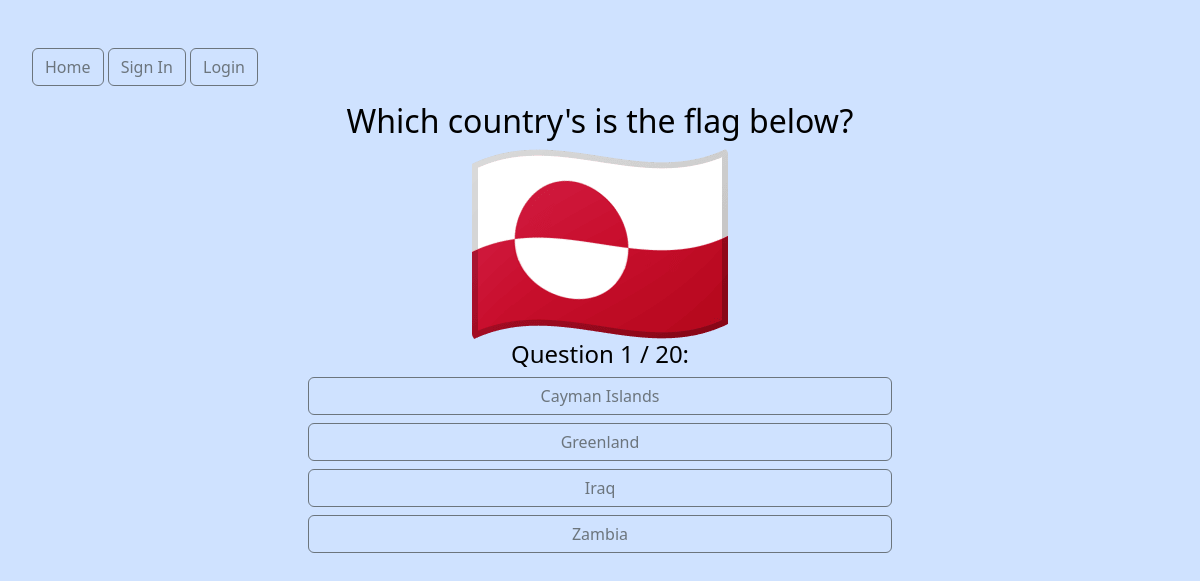
/home/, run on the app's committed database.
### flags/models.py (models this page shows)
class FlagData(models.Model):
    full_name = models.CharField(('full_name'), max_length=100)
    short_name = models.CharField(('short_name'), max_length=2, primary_key=True)
    flag_img = models.ImageField(upload_to="images/", blank=True)

### flags/views.py (the view, shortened to what this page needs)
# urls.py: path('home/', views.list_answers, name='home'),
def list_answers(request):
    answer_variants = AnswerVariants()
    correct_answer = answer_variants.correct_answer_add()
    all_variants = answer_variants.prompt_answer_add()
    user_score = request.session.get('user_score', 0)
    answered_questions = request.session.get('answered_questions', 0)
    message = None
    return render(request, 'home.html', {
                        'correct_answer': correct_answer,
                        'all_variants': all_variants,
                        'message': message,
                        'user_score': user_score,
                        'answered_questions': answered_questions + 1})

### flags/utils_temp.py (called while the page is built)
    def correct_answer_add(self):
        self.answer = random.choice(FlagData.objects.all())
        self.all_variants_list.append(self.answer)
        return self.answer

    def prompt_answer_add(self):
        for _ in range(3):
            self.prompt = random.choice(FlagData.objects.all())
            self.all_variants_list.append(self.prompt)
            sorted_flags = sorted(self.all_variants_list, key=lambda x: x.full_name)
        return sorted_flags

### flags/templates/home.html (shortened to what this page needs)
{% extends 'base.html' %}
{% block content %}
<div class="bg-primary-subtle">
{% if answered_questions < 21 %}
    <h2 class="text-center">Which country's is the flag below?</h1>
    <img src="{{correct_answer.flag_img.url}}" class="rounded mx-auto d-block" alt="{{correct_answer.flag_img.url}}">
    <h4 class="text-center">Question {{ answered_questions }} / 20:</h4>
    <form action="{% url 'home' %}" method="POST">
        <div class="btn-group-horizontal d-grid gap-2 col-6 mx-auto">
            {% for answer in all_variants %}
                <button class="btn btn-outline-secondary" type="submit" name="selected_answer" value="{{answer.full_name}}">{{answer.full_name}}</button>
            {% endfor %}
        </div>
    </form>
{% endif %}
</div>
{% endblock content %}

### data on the page
FlagData: flag_img (picture), full_name "Greenland"
FlagData: full_name "Cayman Islands"
FlagData: full_name "Iraq"
FlagData: full_name "Zambia"

### other printed values
{{ answered_questions }} "1"
